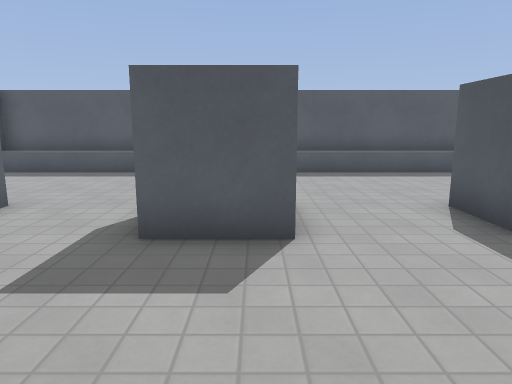
[1] (above)

14 first-person views from a walk through a Godot game level. The camera is 1.4 m above the floor, tilts 10° down and sees 70° across. The floor is counted in squares, 1 m on a side. Each view is taken from the middle of a square. On the plan, view 1 faces up. The plan holds only what a view shows up to about 16 squares ahead; the rest is blank. The place goes on beyond the plan. Surface patterns are stand-ins for the level's own textures.

[2]
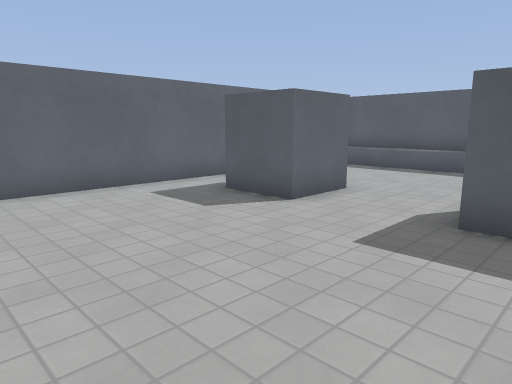

[3]
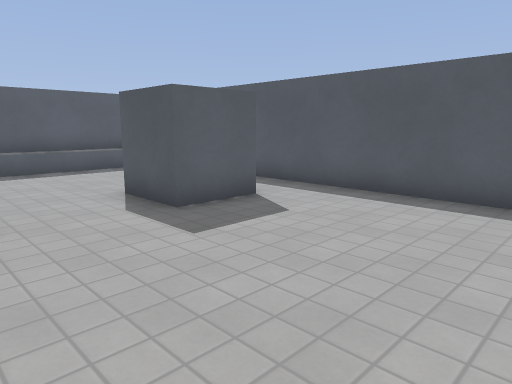

[4]
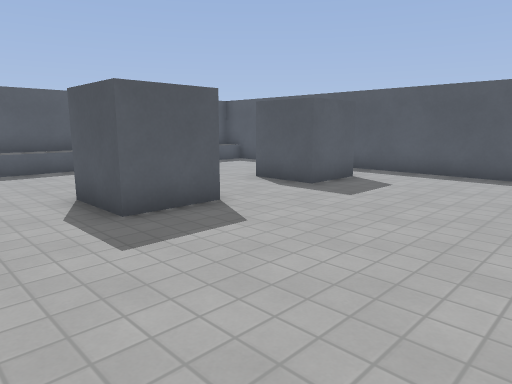

[5]
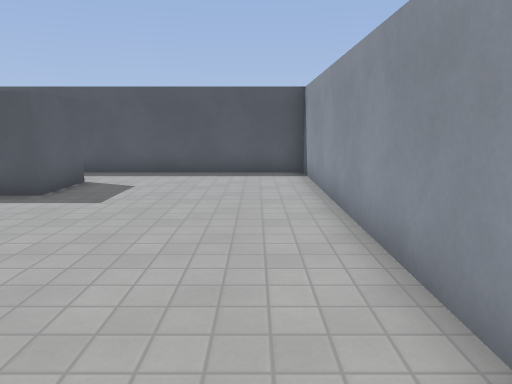

[6]
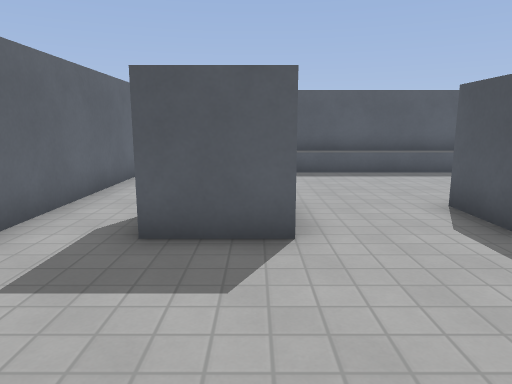

[7]
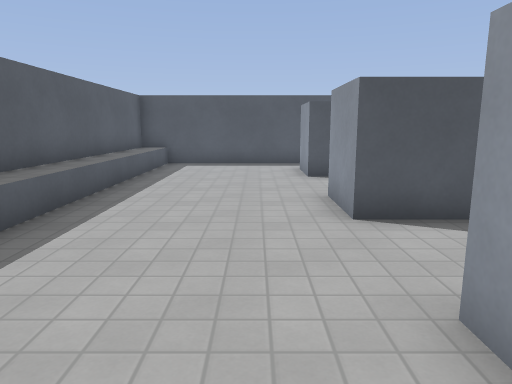

[8]
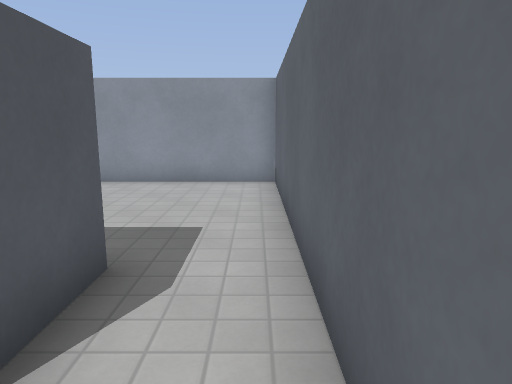

[9]
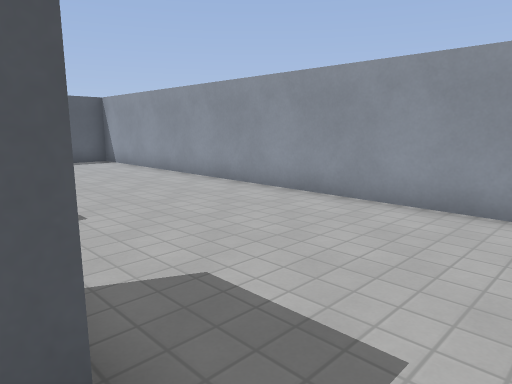

[10]
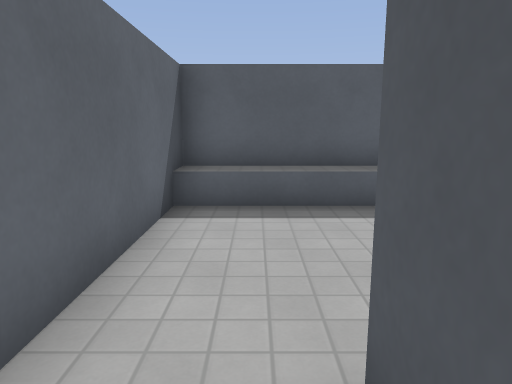

[11]
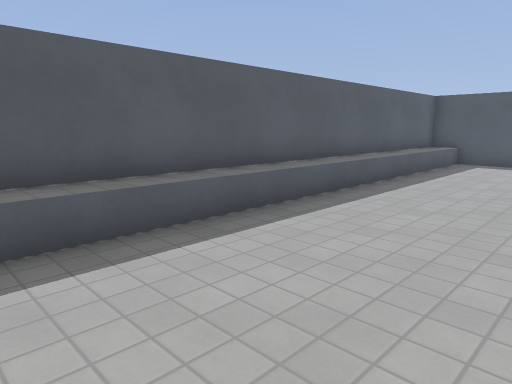

[12]
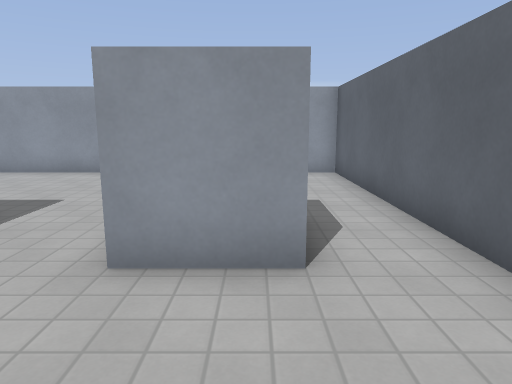

[13]
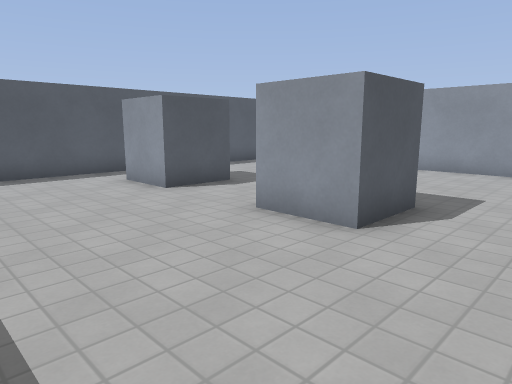

[14]
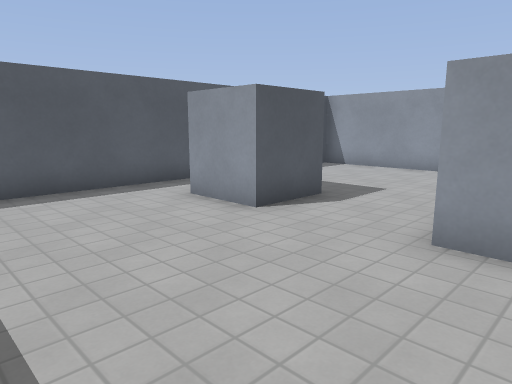

### Floor plan
Key: @ floor where view 1 was taken; # wall or solid block; . floor; ^ raised ledge.
Columns run from 9 left of view 1 to 8 right of it. Each row starts with its distance up from view 1.
 13 #^^^^^^^^^^^^^^^^^
 12 #^^^^^^^^^^^^^^^^^
 11 #................#
 10 #................#
  9 #................#
  8 #................#
  7 #................#
  6 #..##...##...##..#
  5 #..##...##...##..#
  4 #................#
  3 #................#
  2 #................#
  1 #................#
  0 #........@.......#
 -1 #................#
 -2 ##################

Positions as (right, up) in squares from view 1, and headings:
1: (0, 0), facing up
2: (0, -1), facing up-left
3: (0, -1), facing up-right
4: (-4, -1), facing up-right
5: (-4, 0), facing right
6: (-5, 0), facing up
7: (-7, 8), facing right
8: (-8, 8), facing down
9: (-8, 5), facing down-right
10: (-7, 5), facing up
11: (-8, 7), facing up-right
12: (-6, 10), facing down
13: (-4, 11), facing down-right
14: (-1, 11), facing down-right
